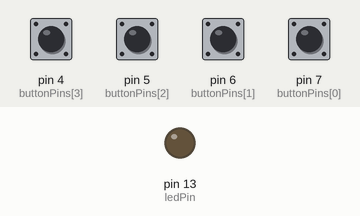
This sketch was run on a simulated Arduino Uno, built with avr-gcc and run on an emulated ATmega328P. Parts: output pins drawn as LEDs (lit = HIGH). Inputs (shaded band) come from the test bench; at power-on: pin 4 (buttonPins[3]), pin 5 (buttonPins[2]), pin 6 (buttonPins[1]), pin 7 (buttonPins[0]) HIGH.

Above: at 1.2 s.
1.3 s: pin 4 (buttonPins[3]) pulled LOW for 0.15 s
At 1.37 s:
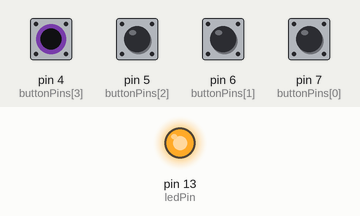
Timing chart, 0 to 4.3 s (numbered marks = the images above; inputs shaded):
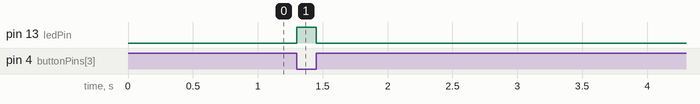

The sketch:

airSafe.ino
```cpp
// Definir os pinos
const int ledPin = 13;      // Pino onde o LED está conectado
const int buttonPins[] = {7,6,5,4};  // Pinos dos botões
const int numButtons = 4;  // Número de botões

void setup() {
  // Configurar o pino do LED como saída
  pinMode(ledPin, OUTPUT);

  // Configurar os pinos dos botões como entrada
  for (int i = 0; i < numButtons; i++) {
    pinMode(buttonPins[i], INPUT_PULLUP);  // Ativar resistor interno de pull-up
  }
}

void loop() {
  // Variável para verificar se algum botão foi pressionado
  bool buttonPressed = false;

  // Verificar o estado de cada botão
  for (int i = 0; i < numButtons; i++) {
    if (digitalRead(buttonPins[i]) == LOW) {  // Botão pressionado
      buttonPressed = true;
      break;
    }
  }

  // Acender o LED se algum botão foi pressionado
  if (buttonPressed) {
    digitalWrite(ledPin, HIGH);  // Acender o LED
  } else {
    digitalWrite(ledPin, LOW);   // Apagar o LED
  }
}
```

Measured:
- after the input at 1.3 s, pin 13 (ledPin): LOW → HIGH at once, → LOW 0.15 s later
